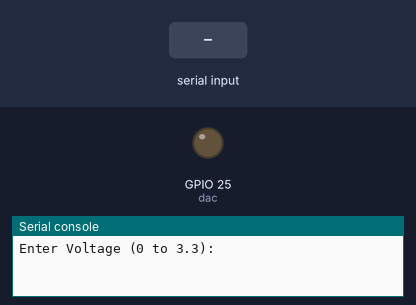
This program was run on a simulated ESP32 board running MicroPython. Shown: output pins drawn as LEDs (lit = HIGH), the last lines printed to the serial console. Inputs (shaded band) come from the test bench.

Above: at 1.2 s.
1.3 s: "5" typed at the serial console, then Enter
At 2.4 s:
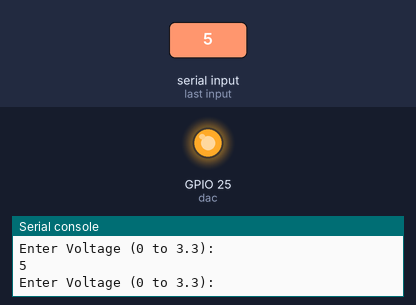
2.8 s: "1" typed at the serial console, then Enter
At 3.6 s:
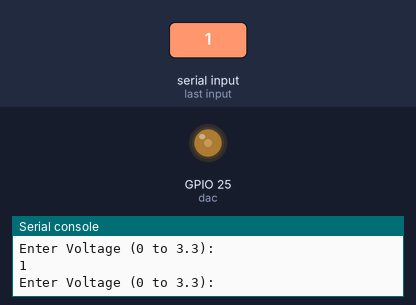
4.3 s: "90" typed at the serial console, then Enter
At 4.7 s:
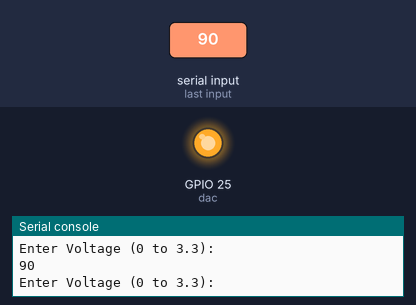
Timing chart, 0 to 7.3 s (numbered marks = the images above; inputs shaded):
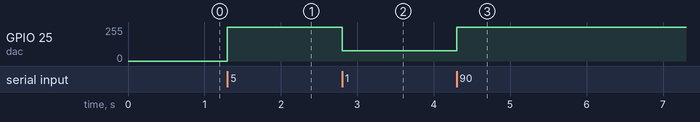

The program:

12_05_dac_test.py
```python
from machine import DAC, Pin

dac = DAC(Pin(25))

while True:
    volt_str = input('Enter Voltage (0 to 3.3):')
    try:
        volt = float(volt_str)
        value = int(volt / 3.3 * 255.0)
        dac.write(value)
    except:
        print('bad voltage value')
```

Measured:
- after the input at 1.3 s, GPIO 25 (dac): 0/255 → 255/255 at once
- after the input at 2.8 s, GPIO 25 (dac): 255/255 → 77/255 at once
- after the input at 4.3 s, GPIO 25 (dac): 77/255 → 255/255 at once
